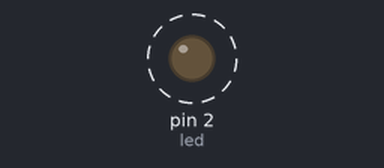
Simulated run of this sketch. Board: Arduino Uno, built with avr-gcc and run on an emulated ATmega328P. Shown: output pins drawn as LEDs (lit = HIGH). Dashed ring = blinking.

Above: at 0.5 s.
Timing chart, 0 to 3.0 s (numbered marks = the images above):
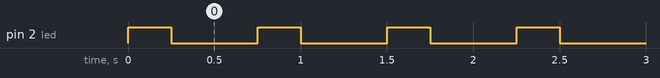

Measured:
- by itself, pin 2 (led): alternates HIGH for 0.25 s and LOW for 0.50 s

The sketch:

led_externo.ino
```cpp
int led = 2;

// the setup function runs once when you press reset or power the board
void setup() {
  // initialize digital pin LED_BUILTIN as an output.
  pinMode(led, OUTPUT);
}

// the loop function runs over and over again forever
void loop() {
  digitalWrite(led, HIGH);   // turn the LED on (HIGH is the voltage level)
  delay(250);                       // wait for half a second
  digitalWrite(led, LOW);    // turn the LED off by making the voltage LOW
  delay(500);                       // wait for half a second
}
```
